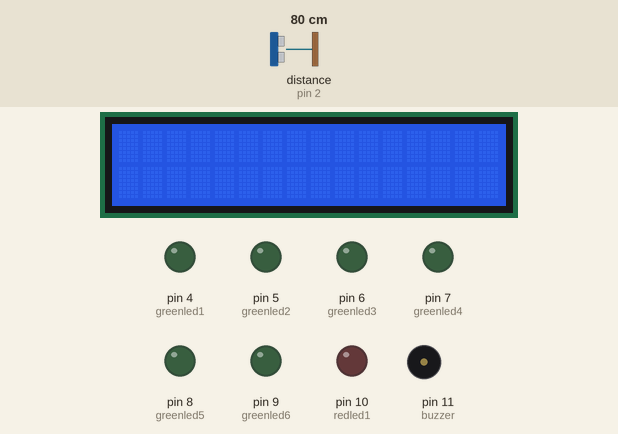
Bench run of a sketch on a simulated Arduino Uno, built with avr-gcc and run on an emulated ATmega328P. Parts: 16×2 character LCD, output pins drawn as LEDs (lit = HIGH), buzzer (waves = sounding, pin HIGH). Wiring (inferred from the names in the program): ultrasonic range finder: trigger pin 3; echo pin 2. Dashed ring = blinking. Inputs (shaded band) come from the test bench; at power-on: distance to the obstacle (sensor on pin 2) 80 cm. The echo pulse lasts 58.3 µs per cm; pins used as bus, display or sensor lines are not drawn.

Above: at 1.2 s.
1.3 s: distance to the obstacle (sensor on pin 2) set to 2 cm
At 2.34 s:
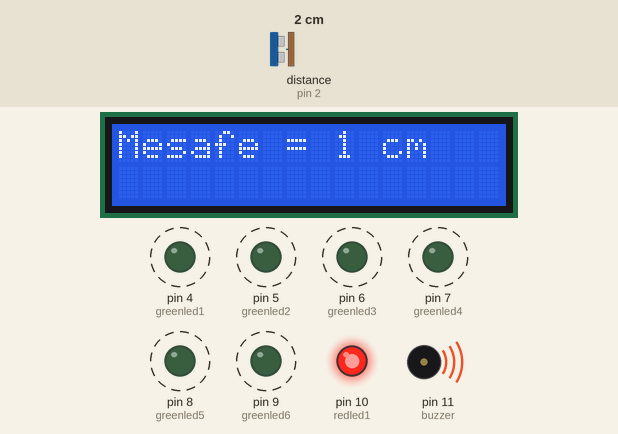
3.1 s: distance to the obstacle (sensor on pin 2) set to 9 cm
At 4.69 s:
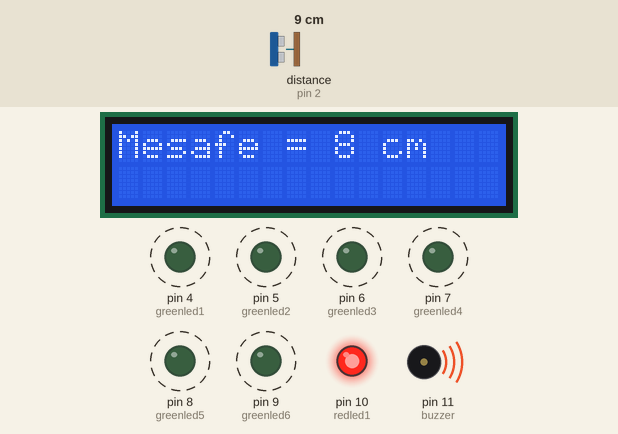
6.1 s: distance to the obstacle (sensor on pin 2) set to 12 cm
At 8.1 s:
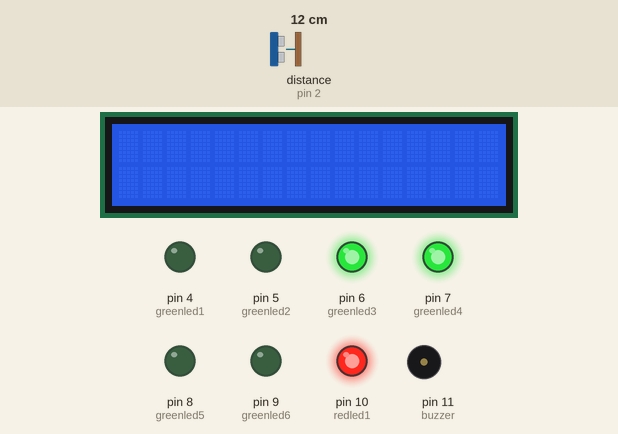
9.1 s: distance to the obstacle (sensor on pin 2) set to 4 cm
At 10.94 s:
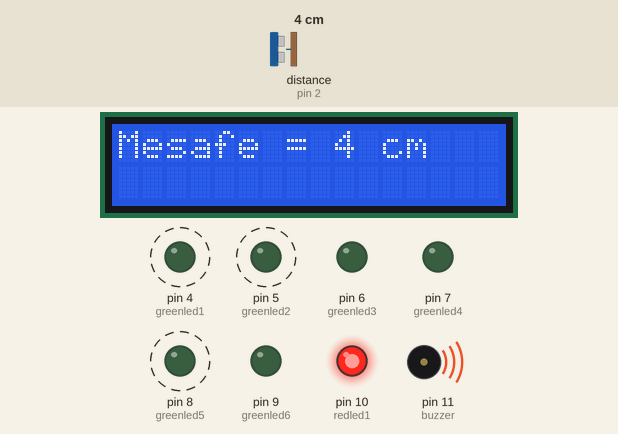
11.8 s: distance to the obstacle (sensor on pin 2) set to 35 cm
At 13.4 s:
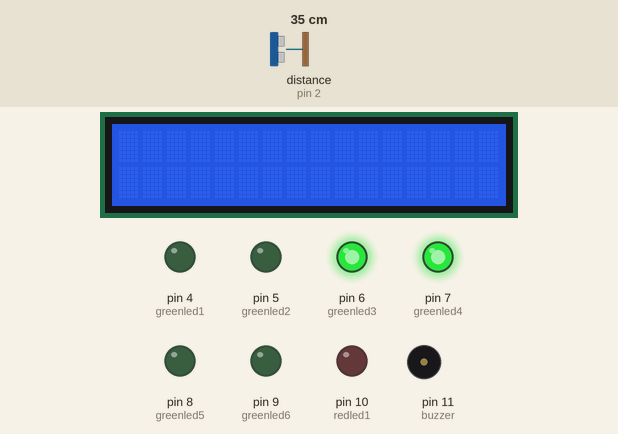
14.8 s: distance to the obstacle (sensor on pin 2) set to 46 cm
At 17.43 s:
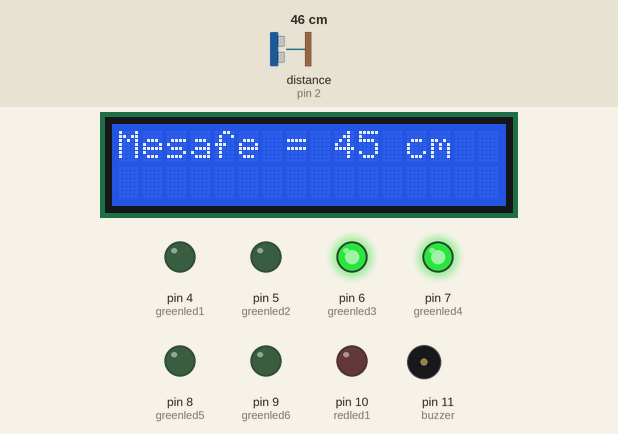
17.8 s: distance to the obstacle (sensor on pin 2) set to 54 cm
Timing chart, 0 to 21.8 s (numbered marks = the images above; inputs shaded):
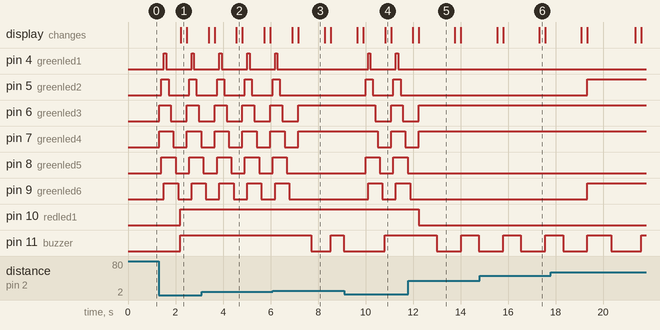

Measured:
- the behaviour switches between 10 and 11 cm on distance to the obstacle (sensor on pin 2) (found by bisection; images 2 and 3)
- after the input at 1.3 s, pin 4 (greenled1): alternates HIGH for 0.10 s and LOW for 1.1 s, starting after 0.21 s; pin 5 (greenled2): alternates HIGH for 0.30 s and LOW for 0.87 s, starting after 0.11 s
- after the input at 3.1 s, the display: first differs from a run without the input after 1.5 s (image 2)
- after the input at 6.1 s, pin 4 (greenled1): goes on until 6.3 s, then stays LOW; pin 5 (greenled2): goes on until 6.4 s, then stays LOW; pin 6 (greenled3), pin 7 (greenled4): goes on until 7.2 s, then stays HIGH; pin 8 (greenled5): goes on until 6.7 s, then stays LOW; pin 9 (greenled6): goes on until 6.8 s, then stays LOW
- after the input at 9.1 s, pin 4 (greenled1): alternates HIGH for 0.10 s and LOW for 1.1 s, starting after 1.0 s; pin 5 (greenled2): alternates HIGH for 0.30 s and LOW for 0.87 s, starting after 0.90 s
- after the input at 11.8 s, pin 4 (greenled1), pin 5 (greenled2): stops changing and stays LOW
- after the input at 14.8 s, the display: first differs from a run without the input after 2.5 s (image 6)
- after the input at 17.8 s, pin 5 (greenled2), pin 9 (greenled6): LOW → HIGH after 1.5 s

The sketch:

Ortak.ino
```cpp
/*
  Project Name    : Multi Feedback Removable Parking Assistant
  Author          : Hırrimos
  Last Update     : 26.12.2021
  //*******************************************************************************************************************************************************************************************************************************************************
  Purpose         : To avoid low-speed parking accidents and thereby contribute the save time and money with LED ,LCD screen and buzzer warnings which are depending on measurement value of Ultrasonic Sensor value on the interval of [2-400] centimeters.
  //*******************************************************************************************************************************************************************************************************************************************************
  System Input    : 1) HC SR04               --> To measure the distance between sensor and driver's car

  Systen Output   : 1) 1602A LCD 16x2 screen --> To print distance value in centimeters that comes from the HC SR04
                    2) Green and Red LEDs    --> To give a response in different combinations at different distances
                    3) Buzzer                --> To make a sound in different delays at different distances
  //*******************************************************************************************************************************************************************************************************************************************************
  System Work     : The distance is found by HC SR04 ultrasonic sensor with some equations, according to the distance value, appropriate section(if or else if) is applied and acts are carried out that is written in the section. Distance value in
                    centimeters is printed on the LCD screen, a sound response with buzzer with the shorter the distance is more often and LEDs turns into GREEN to RED when the distance becomes shorter.
  //*******************************************************************************************************************************************************************************************************************************************************
 */

 /*---Code with detailed explanation is given below---*/

#include <LiquidCrystal_I2C.h>  // To add necasarry libraries for 16x2 LCD screen
#include <Wire.h>               // To add necasarry libraries for 16x2 LCD screen

#define echoPin 2               // Attach pin D2 Arduino to pin Echo of HC-SR04
#define trigPin 3               // Attach pin D3 Arduino to pin Trig of HC-SR04
#define greenled1 4             // Digital 4 pin is connected with greenled1
#define greenled2 5             // Digital 5 pin is connected with greenled2
#define greenled3 6             // Digital 6 pin is connected with greenled3               The point of DEFINING PINS is give names to them and write code easier rather than dealing with hard to remember numbers
#define greenled4 7             // Digital 7 pin is connected with greenled4
#define greenled5 8             // Digital 8 pin is connected with greenled5
#define greenled6 9             // Digital 9 pin is connected with greenled6
#define redled1 10              // Digital 10 pin is connected with redled1
#define buzzer 11               // Digital 11 pin is connected with buzzer
long mesafe;                    // The distance between obstacle and HC SR04 (Twice of the distance. Ultrasonic waves make round trip )
int sure ;                      // To store the time that ultrasonic wave hits the obstacle and turns back

LiquidCrystal_I2C ekran1(0x27,16,2); // The type of LCD screen is 27 and it contains 16 characters per each line. Also it has 2 lines

void setup()
{
pinMode(trigPin,OUTPUT);        // Trigger (transmitter) pin defined as OUTPUT
pinMode(echoPin,INPUT);         // Echo (receiver) pin defined as INPUT
pinMode(greenled1,OUTPUT);      // greenled1 pin defined as OUTPUT
pinMode(greenled2,OUTPUT);      // greenled2 pin defined as OUTPUT
pinMode(greenled3,OUTPUT);      // greenled3 pin defined as OUTPUT
pinMode(greenled4,OUTPUT);      // greenled4 pin defined as OUTPUT
pinMode(greenled5,OUTPUT);      // greenled5 pin defined as OUTPUT
pinMode(greenled6,OUTPUT);      // greenled6 pin defined as OUTPUT
pinMode(redled1,OUTPUT);        // redled1 pin defined as OUTPUT
pinMode(buzzer,OUTPUT);         // buzzer pin defined as OUTPUT

  ekran1.init();                // It is a required line to print distance value on the screen

  ekran1.backlight();           // It is a feature that increases the light and illuminates the dark part when part of the image is bright and part is dark

}

void loop()
{

digitalWrite(trigPin, HIGH);         // To set trinpin as HIGH
delayMicroseconds(200);              // Wait for 1000 miliseconds
digitalWrite(trigPin, LOW);          // To set trinpin as LOW

sure = pulseIn(echoPin,HIGH);        // To define an equation for how to obtain elapsed time
mesafe = (sure/2) /29.1;             // To define an equation for how to obtain distance

                                     /*****************According to the value of HC SR 04*********************
                                     ***********************STATEMENTS GIVEN BELOW***************************/

if (mesafe < 10) {                   //  To do statements when distance < 10 centimeters
   digitalWrite(greenled3,HIGH);     // greenled3 is ON
   digitalWrite(greenled4,HIGH);     // greenled4 is ON
   delay(100);                       // Wait for 100 miliseconds
   digitalWrite(greenled2,HIGH);     // greenled2 is ON
   digitalWrite(greenled5,HIGH);     // greenled5 is ON
   delay(100);                       // Wait for 100 miliseconds
   digitalWrite(greenled6,HIGH);     // greenled6 is ON
   digitalWrite(greenled1,HIGH);     // greenled1 is ON
   delay(100);                       // Wait for 100 miliseconds
   digitalWrite(greenled1,LOW);      // greenled1 is OFF
   delay(100);                       // Wait for 100 miliseconds
   digitalWrite(greenled2,LOW);      // greenled2 is OFF
   delay(100);                       // Wait for 100 miliseconds
   digitalWrite(greenled3,LOW);      // greenled3is OFF
   delay(100);                       // Wait for 100 miliseconds
   digitalWrite(greenled4,LOW);      // greenled4 is OFF
   delay(100);                       // Wait for 100 miliseconds
   digitalWrite(greenled5,LOW);      // greenled5 is OFF
   delay(100);                       // Wait for 100 miliseconds
   digitalWrite(greenled6,LOW);      // greenled3 is OFF
   delay(100);                       // Wait for 100 miliseconds
   digitalWrite(redled1,HIGH);       // redled1 is ON
   digitalWrite(buzzer,HIGH);        // buzzer is ON

   ekran1.print("Mesafe = ");        // To inform the user what UNIT of MEASUREMENT from HC SR04 about (lenght)
   ekran1.print(mesafe);             // To print the instant distance
   ekran1.println(" cm   ");         // Unit of the measurement
   delay(250);                       // Wait for 250 miliseconds

 ekran1.clear();                     // Delete evereything on the LCD screen
   }
                                     //*************************************************************************

   else if (mesafe < 25) {           //  To do statements when distance < 25 cm && distance > 10 centimeters

   digitalWrite(greenled1,LOW);      // greenled1 is OFF
   digitalWrite(greenled2,LOW);      // greenled2 is OFF
   digitalWrite(greenled3,HIGH);     // greenled3 is ON
   digitalWrite(greenled4,HIGH);     // greenled4 is ON
   digitalWrite(greenled5,LOW);      // greenled5 is OFF
   digitalWrite(greenled6,LOW);      // greenled6 is OFF
   digitalWrite(redled1,HIGH);       // redled1 is ON
   digitalWrite(buzzer,HIGH);        // buzzer is ON
   delay(550);                       // Wait for 550 miliseconds
   digitalWrite(buzzer,LOW);         // buzzer is OFF
   delay(550);                       // Wait for 550 miliseconds
   ekran1.print("Mesafe = ");        // To inform the user what UNIT of MEASUREMENT from HC SR04 about (lenght)
   ekran1.print(mesafe);             // To print the instant distance
   ekran1.println(" cm  ");          // Unit of the lenght in that code
   delay(250);                       // Wait 250 miliseconds

 ekran1.clear();                     // To clear everything on the LCD screen
}
                                     //*************************************************************************

else if (mesafe < 50) {              //  To do statements when distance < 50 cm && distance > 25 centimeters
   digitalWrite(greenled1,LOW);      // greenled1 is OFF
   digitalWrite(greenled2,LOW);      // greenled2 is OFF
   digitalWrite(greenled3,HIGH);     // greenled3 is ON
   digitalWrite(greenled4,HIGH);     // greenled4 is ON
   digitalWrite(greenled5,LOW);      // greenled5 is OFF
   digitalWrite(greenled6,LOW);      // greenled6 is OFF
   digitalWrite(redled1,LOW);        // redled1 is OFF
   digitalWrite(buzzer,HIGH);        // buzzer is ON
   delay(750);                       // Wait for 750 miliseconds
   digitalWrite(buzzer,LOW);         // buzzer is OFF
   delay(750);                       // Wait for 750 miliseconds
   ekran1.print("Mesafe = ");        // To inform the user what UNIT of MEASUREMENT from HC SR04 about (lenght)
   ekran1.print(mesafe);             // To print the instant distance
   ekran1.println(" cm  ");          // Unit of the lenght in that code
   delay(250);                       // Wait for 250 miliseconds

 ekran1.clear();                     // To clear everything on the screen
}
                                     //*************************************************************************

else if (mesafe <= 75) {             //  To do statements when distance <= 75 cm && distance > 50 centimeters
   digitalWrite(greenled1,LOW);      // greenled1 is OFF
   digitalWrite(greenled2,HIGH);     // greenled2 is ON
   digitalWrite(greenled3,HIGH);     // greenled3 is ON
   digitalWrite(greenled4,HIGH);     // greenled4 is ON
   digitalWrite(greenled5,LOW);      // greenled5 is OFF
   digitalWrite(greenled6,HIGH);     // greenled6 is ON
   digitalWrite(redled1,LOW);        // redled1 is OFF
   digitalWrite(buzzer,HIGH);        // buzzer is ON
   delay(1000);                      // Wait for 1000 miliseconds
   digitalWrite(buzzer,LOW);         // buzzer is OFF
   delay(1000);                      // Wait for 1000 miliseconds
   ekran1.print("Mesafe = ");        // To inform the user what UNIT of MEASUREMENT from HC SR04 about (lenght)
   ekran1.print(mesafe);             // To print the instant distance
   ekran1.println(" cm  ");          // Unit of the lenght in that code
   delay(250);                       // Wait for 250 miliseconds

 ekran1.clear();                     // To clear everything on the screen
}
                                     //*************************************************************************

else if (mesafe > 100) {             //  To do statements when distance > 100 centimeters
   digitalWrite(greenled1,HIGH);     // greenled1 is ON
   digitalWrite(greenled2,HIGH);     // greenled2 is ON
   digitalWrite(greenled3,HIGH);     // greenled3 is ON
   digitalWrite(greenled4,HIGH);     // greenled4 is ON
   digitalWrite(greenled5,HIGH);     // greenled5 is ON
   digitalWrite(greenled6,HIGH);     // greenled6 is ON
   digitalWrite(redled1,LOW);        // redled1 is OFF
   digitalWrite(buzzer,HIGH);        // buzzer is ON
   delay(1500);                      // Wait for 1500 miliseconds
   digitalWrite(buzzer,LOW);         // buzzer is OFF
   delay(1500);                      // Wait for 1500 miliseconds
   ekran1.print("Mesafe = ");        // To inform the user what UNIT of MEASUREMENT from HC SR04 about (lenght)
   ekran1.print(mesafe);             // To print the instant distance
   ekran1.println(" cm  ");          // Unit of the lenght in that code
   delay(250);                       // Wait for 250 miliseconds


 ekran1.clear();                     // To clear everything on the screen
}

}
```
